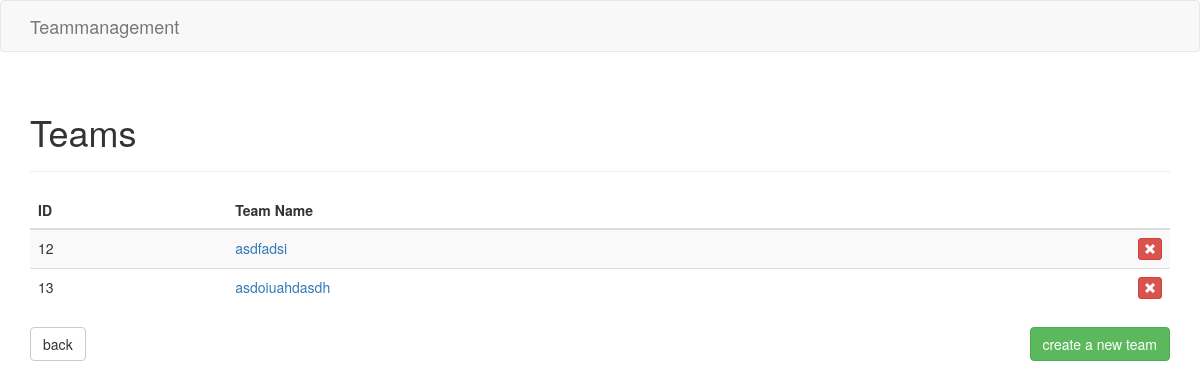
Before: /team/ with the older database file.
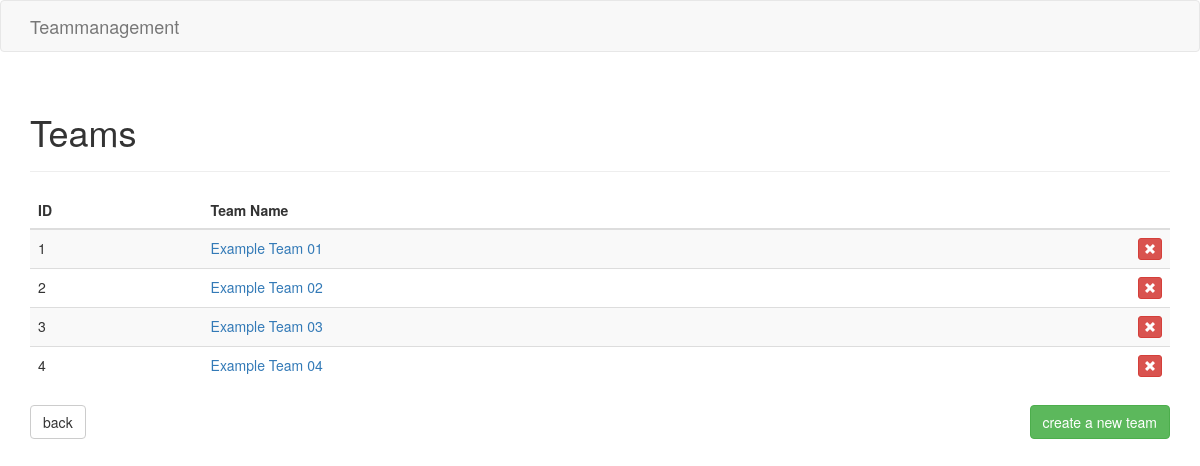
After: the same page with the newer database file.
### team/models.py (models this page shows, shortened)
class Team(models.Model):
	name = models.CharField(max_length=30)
	topic = models.CharField(max_length=30)

### team/views.py (the view)
class HomeView(DetailView):
	template_name = "team/home.html"
	model = Team
	context_object_name = "teams"
	def get_object(self):
		return Team.objects.all()

### team/templates/team/home.html (shortened to what this page needs)
{% extends 'base.html' %}
{% block pageHeader %}
<h1>Teams</h1>
{% endblock %}
{% block content %}
{% if teams %}
<div>
    <table class="table table-striped">
		<thead>
			<tr>
				<th>ID</th>
				<th>Team Name</th>
				<th></th>
			</tr>
        </thead>
        <tbody>
		{% for team in teams %}
			<tr>
                <td>{{ team.id }}</td>
                <td><a href="{% url 'teams:team' team.id %}">{{ team.name }}</a></td>
                <td>
					<form method="POST" action="{% url 'teams:deleteTeam' team.id %}">
						<button type="submit" class="btn btn-xs btn-danger pull-right">
							<span class="glyphicon glyphicon-remove" aria-hidden="true"></span>
						</button>
					</form>
				</td>
            </tr>
		{% endfor %}
		</tbody>
	</table>
</div>
{% else %}
<div class="alert alert-danger" role="alert">No teams have been created yet.</div>
{% endif %}
{% endblock %}
{% block next %}
<a class="btn btn-success pull-right" href="{% url 'teams:create' %}">create a new team</a>
{% endblock %}

### WebDevelopmentDjango/templates/base.html (shortened to what this page needs)
{% load staticfiles %}
<!DOCTYPE html>
<html lang="en">
	<head>
	</head>
		<link rel="stylesheet" href="{% static 'css/bootstrap.min.css' %}">
	<body>
		<nav class="navbar navbar-default">
			<div class="container">
				<div class="navbar-header">
					<a class="navbar-brand" href="{% url 'home' %}">Teammanagement</a>
				</div>
				<div id="navbar" class="collapse navbar-collapse">
				</div>
			</div>
		</nav>
		<div class="container">
			<div class="page-header">
				{% block pageHeader %}
				{% endblock %}
			</div>
			{% block content %}
			{% endblock %}
			{% if not hideBack %}
			<a class="btn btn-default" href="{{ request.META.HTTP_REFERER }}">back</a>
			{% endif %}
			{% block next %}
			{% endblock %}
		</div>
	</body>
</html>

Changed rows visible on the page:
removed Team: id "12", name "asdfadsi"
removed Team: id "13", name "asdoiuahdasdh"
added Team: id "1", name "Example Team 01"
added Team: id "2", name "Example Team 02"
added Team: id "3", name "Example Team 03"
added Team: id "4", name "Example Team 04"
